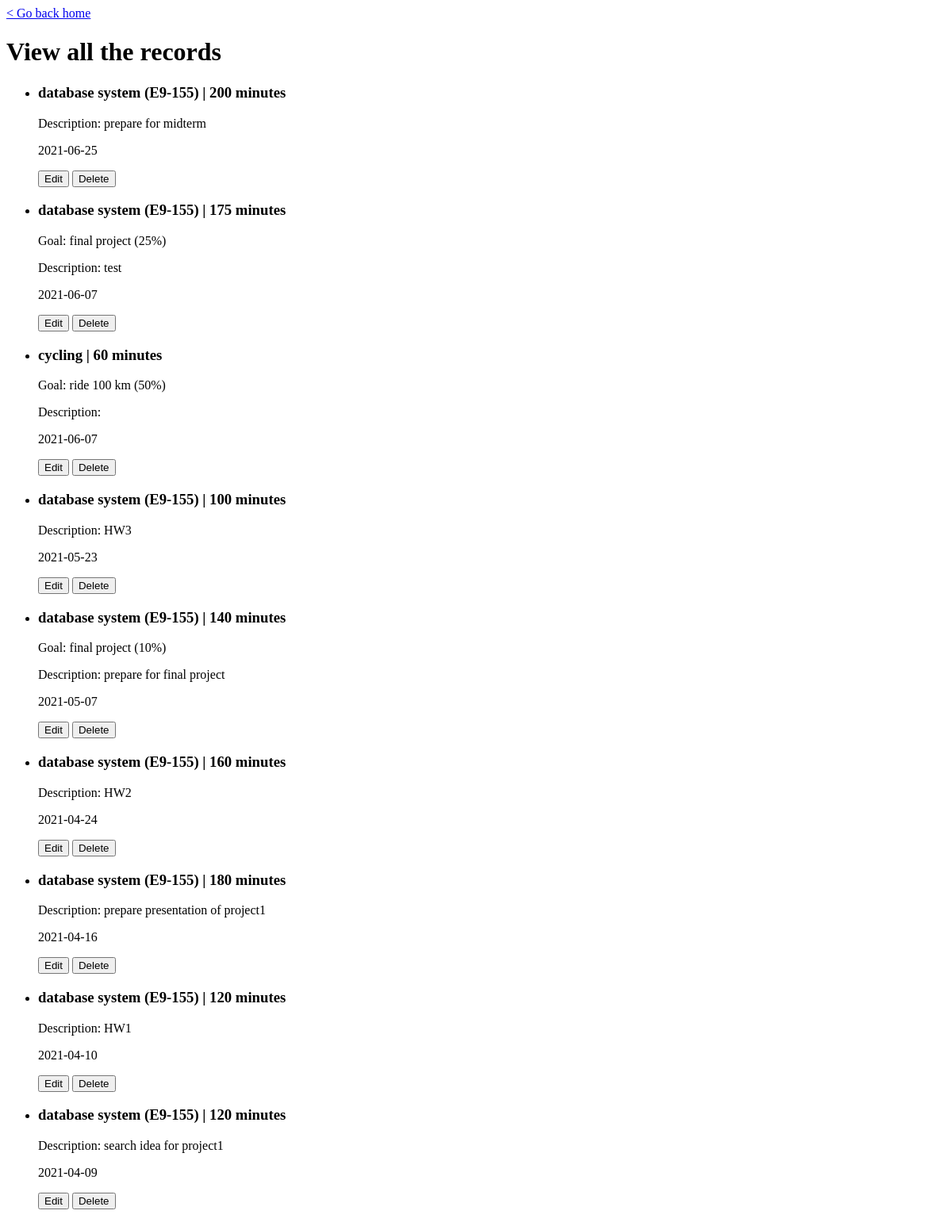
/records/listAll, run on an earlier commit of the app's database.
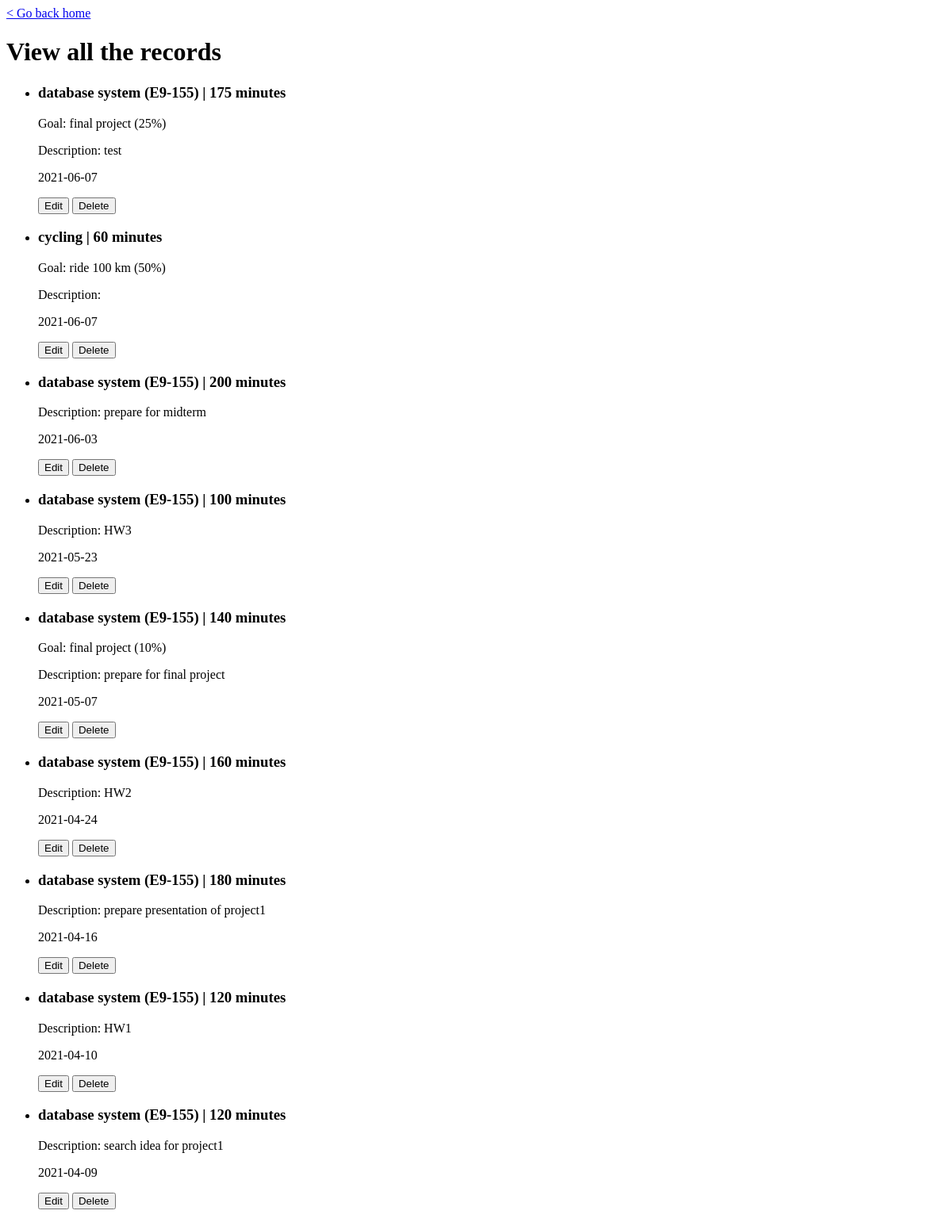
And on a later commit of the database.
### MainApp/models.py (models this page shows, shortened)
class Records(db.Model):
    __tablename__ = 'Records'
    ItemNumber = db.Column(db.CHAR(6), db.ForeignKey('Items.ItemNumber', ondelete='CASCADE'), primary_key=True)
    Date = db.Column(db.CHAR(10), default=datetime.today().strftime("%Y/%m/%d"))
    Duration = db.Column(db.Integer, nullable=False)
    GoalNumber = db.Column(db.CHAR(6), db.ForeignKey('Goals.GoalNumber', ondelete='SET NULL'), default=None)
    AchievePercentage = db.Column(db.Integer, default=None)
    Description = db.Column(db.VARCHAR(100))
    SetDateTime = db.Column(db.CHAR(20), primary_key=True)
    '''
    __table_args__ = (
        db.ForeignKeyConstraint(['ItemNumber'], ['Items.ItemNumber']),
        db.ForeignKeyConstraint(['GoalNumber'], ['Goals.GoalNumber']),
    )
    '''

class Items(db.Model):
    __tablename__ = 'Items'
    Category = db.Column(db.VARCHAR(20), nullable=False)
    ItemNumber = db.Column(db.CHAR(6), primary_key=True)
    Name = db.Column(db.VARCHAR(50), nullable=False)
    item_referenced_by_record = db.relationship('Records', lazy=True, cascade='delete')
    item_referenced_by_goal = db.relationship('Goals', lazy=True, cascade='delete')

class Goals(db.Model):
    __tablename__ = 'Goals'
    GoalNumber = db.Column(db.CHAR(6), primary_key=True)
    ItemNumber = db.Column(db.CHAR(6), db.ForeignKey('Items.ItemNumber', ondelete='CASCADE'), nullable=False)
    Goal = db.Column(db.VARCHAR(100), nullable=False)
    Achieved = db.Column(db.CHAR(1), nullable=False)
    SetDate = db.Column(db.CHAR(10))
    AchieveDate = db.Column(db.CHAR(10))
    '''
    __table_args__ = (
        db.ForeignKeyConstraint(['ItemNumber'], ['Items.ItemNumber']),
    )
    '''
    goal_referenced_by_record = db.relationship('Records', lazy=True, foreign_keys='Records.GoalNumber')

### main.py (the view)
@app.route('/records/listAll')
def records_listAll():
    return records_views.listRecords()

### MainApp/Records/views.py (called while the page is built)
def listRecords():
    numberOfRecords = db.session.execute('SELECT COUNT(*) AS Number '+
                                         'FROM Records').fetchall()[0].Number
    if numberOfRecords > 0:
        allRecords = db.session.execute('SELECT Items.Category, Items.Name, Items.ItemNumber, Records.Date, Records.SetDateTime, Records.Duration, Goals.Goal, Records.AchievePercentage, Records.Description '+
                                        'FROM ((Records LEFT OUTER JOIN Goals ON Records.GoalNumber = Goals.GoalNumber)'+
                                                'JOIN Items ON Records.ItemNumber = Items.ItemNumber) '+
                                        'ORDER BY Records.Date DESC')
        return render_template('records/record_listAll.html', records=allRecords)
    else:
        return render_template('records/record_listAll.html')

### MainApp/templates/records/record_listAll.html (shortened to what this page needs)
<!doctype html>
<html>
    <body onload="setInfo()">
        <a href="/home" title="go to Homepage">&lt; Go back home</a>
        <div class="recordContainer">
            <h1 class="recordContainer">View all the records</h1>
            <ul class="allRecords">
                {% for r in records %}
                <li class="allRecords">
                    {% if r.Category == 'Learning' %}
                        <h3 class="record" id="item">{{r.Name}} ({{r.ItemNumber}}) | {{r.Duration}} minutes</h3>
                    {% else %}
                        <h3 class="record" id="item">{{r.Name}} | {{r.Duration}} minutes</h3>
                    {% endif %}
                    {% if r.Goal != None %}
                        <p class="record" id="goal">Goal: {{r.Goal}} ({{r.AchievePercentage}}%)</p>
                    {% endif %}
                    <p class="record" id="description">Description: {{r.Description}}</p>
                    <p class="record" id="date">{{r.Date}}</p>
                    <button id="modifyRequestButton" onclick="sendModifyRequest('{{r.ItemNumber}}', '{{r.Date}}', '{{r.SetDateTime}}')">Edit</button>
                    <button id="deleteRequestButton" onclick="deleteWarn('{{r.ItemNumber}}', '{{r.Date}}', '{{r.SetDateTime}}')">Delete</button>
                </li>
                {% endfor %}
            </ul>
        </div>
    </body>
</html>

What changed in the data, as far as the page shows it:
changed Records "prepare for midterm": Date "2021-06-25" → "2021-06-03"; moves down the list
